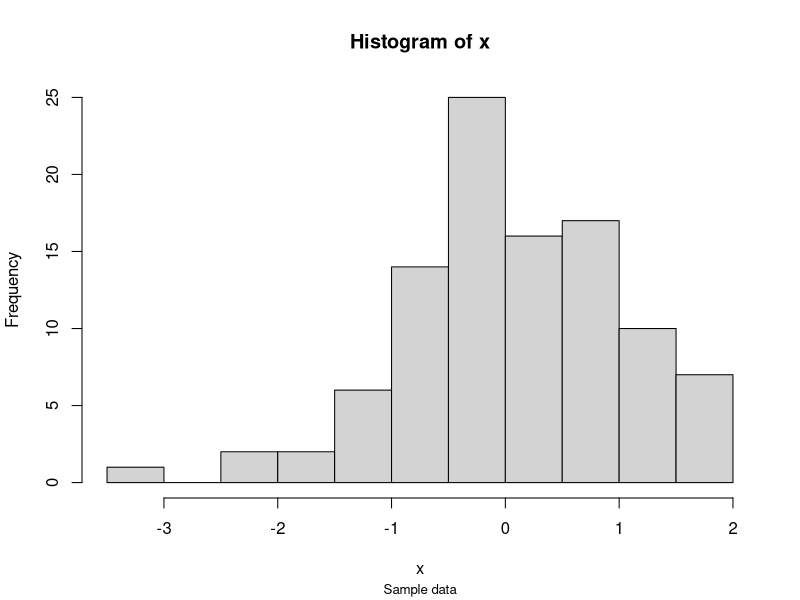

This chart was generated by the following R code:
#CHAT GBT CODE

#NEGATIVE COUNT IN A COLUMN
my_matrix <- matrix(c(1, -2, 3, -4, 5, -6, 7, -8, 9), nrow = 3)

# Use apply function to count negative values in each column
neg_count <- apply(my_matrix, 2, function(x) sum(x < 0))

# Print the number of negative values in each column
neg_count


#PLOT WITH SUBTITLE
# create some sample data
x <- rnorm(100)

# create a histogram of the data with a main title and a subtitle
hist(x, main = "Histogram of x", sub = "Sample data", cex.sub = 0.8)
